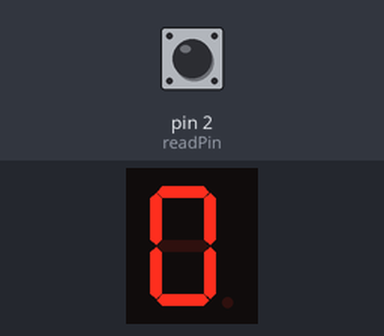
Recording of a sketch running on a simulated Arduino Uno, built with avr-gcc and run on an emulated ATmega328P. Parts: 1-digit seven-segment display. Wiring (inferred from the names in the program): 1-digit 7-segment display, segments lit when HIGH: segments pin 6, pin 7, pin 10, pin 9, pin 8, pin 5, pin 4, pin 11. The test bench sets the inputs (shaded band); at power-on: pin 2 (readPin) HIGH. The segment pins are drawn as the display they are named for.

Above: at 1.2 s.
1.3 s: pin 2 (readPin) pulled LOW for 0.15 s
At 2.5 s:
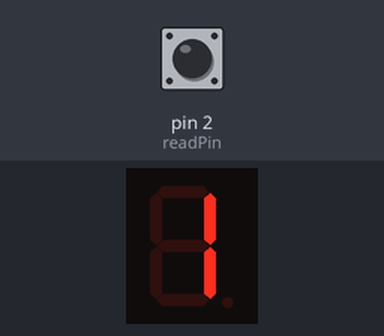
2.9 s: pin 2 (readPin) pulled LOW for 1 s
At 5.0 s:
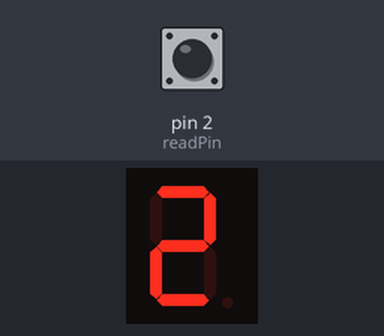
5.4 s: pin 2 (readPin) pulled LOW for 0.15 s
At 6.7 s:
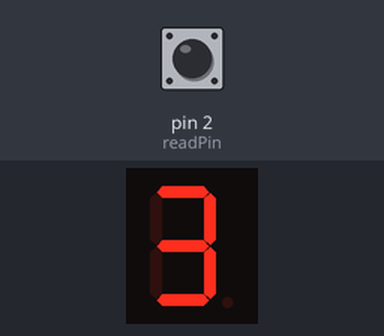
7.0 s: pin 2 (readPin) pulled LOW for 1 s
At 9.3 s:
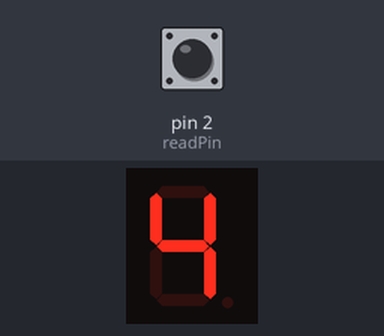
Timing chart, 0 to 10.5 s (numbered marks = the images above; inputs shaded):
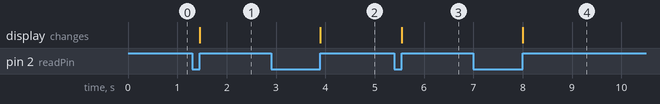

The sketch:

pushButtonCounter.ino
```cpp
const int segA = 6;
const int segB = 7;
const int segC = 10;
const int segD = 9;
const int segE = 8;
const int segF = 5;
const int segG = 4;
const int segDP = 11;
const int readPin = 2;
const int debounceDelay = 50;
int lastDebounce = 0;
int x = 0;
bool countUp = true;

void setup() {
  // put your setup code here, to run once:

  for(int i = 4; i <= 11; i++){
    pinMode(i, OUTPUT);
  }

  pinMode(readPin, INPUT_PULLUP);

}

void loop() {
  // put your main code here, to run repeatedly:


  int reading = digitalRead(readPin);

  if(reading == LOW){

    /*
     * millis() is an inbuilt Arduino function that counts the milliseconds elapsed since the program began.
     * The new debounce mechanism functions similarly to a simple delay(), but the program doesn't pause, allowing the Arduino to continuously update the display
     * and poll button readings.
     */

    if(millis() - lastDebounce > debounceDelay){

      /*
       * Previously, direction checking logic was outside of the button press conditional; this led to Arduino constantly changing direction of counting at 0 and 9 even
       * when the button was not being pressed.
       * Additionally, checking that the count direction is wrong before changing it saves the program from incorrectly changing direction if the debounce
       * mechanism fails.
       */

      if((x-1 < 0 && countUp == false) || (x+1 > 9 && countUp == true)){
        countUp = !countUp;
      }

      if(countUp){
        x++;
      }

      else{
        x--;
      }

      lastDebounce = millis();

    }


    while(digitalRead(readPin) == LOW){
      delay(5); //avoid constant polling
    }


  }

  switch(x){
    case 0:
      digitalWrite(segA, HIGH);
      digitalWrite(segB, HIGH);
      digitalWrite(segC, HIGH);
      digitalWrite(segD, HIGH);
      digitalWrite(segE, HIGH);
      digitalWrite(segF, HIGH);
      digitalWrite(segG, LOW);
      digitalWrite(segDP, LOW);
      break;

    case 1:
      digitalWrite(segA, LOW);
      digitalWrite(segB, HIGH);
      digitalWrite(segC, HIGH);
      digitalWrite(segD, LOW);
      digitalWrite(segE, LOW);
      digitalWrite(segF, LOW);
      digitalWrite(segG, LOW);
      digitalWrite(segDP, LOW);
      break;

    case 2:
      digitalWrite(segA, HIGH);
      digitalWrite(segB, HIGH);
      digitalWrite(segC, LOW);
      digitalWrite(segD, HIGH);
      digitalWrite(segE, HIGH);
      digitalWrite(segF, LOW);
      digitalWrite(segG, HIGH);
      digitalWrite(segDP, LOW);
      break;

    case 3:
      digitalWrite(segA, HIGH);
      digitalWrite(segB, HIGH);
      digitalWrite(segC, HIGH);
      digitalWrite(segD, HIGH);
      digitalWrite(segE, LOW);
      digitalWrite(segF, LOW);
      digitalWrite(segG, HIGH);
      digitalWrite(segDP, LOW);
      break;

    case 4:
      digitalWrite(segA, LOW);
      digitalWrite(segB, HIGH);
      digitalWrite(segC, HIGH);
      digitalWrite(segD, LOW);
      digitalWrite(segE, LOW);
      digitalWrite(segF, HIGH);
      digitalWrite(segG, HIGH);
      digitalWrite(segDP, LOW);
      break;

    case 5:
      digitalWrite(segA, HIGH);
      digitalWrite(segB, LOW);
      digitalWrite(segC, HIGH);
      digitalWrite(segD, HIGH);
      digitalWrite(segE, LOW);
      digitalWrite(segF, HIGH);
      digitalWrite(segG, HIGH);
      digitalWrite(segDP, LOW);
      break;

    case 6:
      digitalWrite(segA, HIGH);
      digitalWrite(segB, LOW);
      digitalWrite(segC, HIGH);
      digitalWrite(segD, HIGH);
      digitalWrite(segE, HIGH);
      digitalWrite(segF, HIGH);
      digitalWrite(segG, HIGH);
      digitalWrite(segDP, LOW);
      break;

    case 7:
      digitalWrite(segA, HIGH);
      digitalWrite(segB, HIGH);
      digitalWrite(segC, HIGH);
      digitalWrite(segD, LOW);
      digitalWrite(segE, LOW);
      digitalWrite(segF, LOW);
      digitalWrite(segG, LOW);
      digitalWrite(segDP, LOW);
      break;

    case 8:
      digitalWrite(segA, HIGH);
      digitalWrite(segB, HIGH);
      digitalWrite(segC, HIGH);
      digitalWrite(segD, HIGH);
      digitalWrite(segE, HIGH);
      digitalWrite(segF, HIGH);
      digitalWrite(segG, HIGH);
      digitalWrite(segDP, LOW);
      break;

    case 9:
      digitalWrite(segA, HIGH);
      digitalWrite(segB, HIGH);
      digitalWrite(segC, HIGH);
      digitalWrite(segD, LOW);
      digitalWrite(segE, LOW);
      digitalWrite(segF, HIGH);
      digitalWrite(segG, HIGH);
      digitalWrite(segDP, LOW);
      break;
  }


}
```

Measured:
- after the input at 1.3 s, the display: changes after 0.15 s (image 1)
- after the input at 2.9 s, the display: changes after 1.0 s (image 2)
- after the input at 5.4 s, the display: changes after 0.15 s (image 3)
- after the input at 7.0 s, the display: changes after 1.0 s (image 4)
